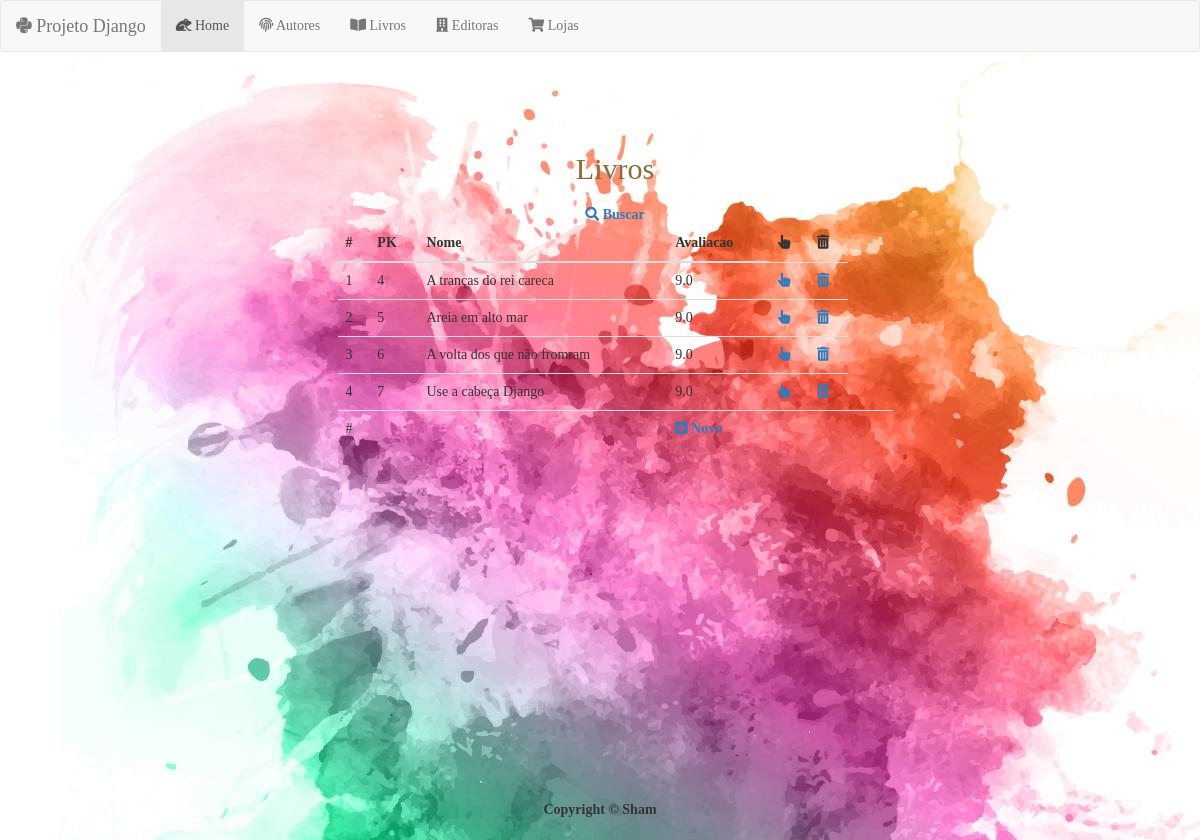
Screenshot of /livros/ with the database file from the repository.
### estoque/models.py (models this page shows, shortened)
class Livro(models.Model):
	nome = models.CharField(max_length=255)
	paginas = models.IntegerField(default = 100)
	preco = models.DecimalField(max_digits=10, decimal_places=2)
	avaliacao = models.FloatField()
	autores = models.ManyToManyField(Autor)
	editora = models.ForeignKey(Editora, on_delete=models.CASCADE)
	data_pub = models.DateField()

### estoque/views.py (the view)
# urls.py: path('livros/',views.LivroListView.as_view(), name='livro-list'),
class LivroListView(ListView):
	model = Livro
	templete_name = 'estoque/autor_list.html'

### estoque/templates/estoque/livro_list.html
{% extends 'estoque/base.html' %}
{% block content %}
<div class="container bg-white">
	<div class="text-center"><h2 class="text-warning title">Livros<h2></div>
			<div class="row text-center"><a href="{% url 'livro-search' %}"><i class="fas fa-search"></i><b> Buscar</b></a></div>
	<div class="row">
		<div class="col-lg-3 col-sm-3 col-md-3">
		</div>
		<div class="col-lg-6 col-sm-6 col-md-6">
			<table class="table">
				<thead>
					<tr>
						<th scope="col">#</th>
						<th scope="col">PK</th>
						<th scope="col">Nome</th>
						<th scope="col">Avaliacao</th>
						<td scope="col"><i class="fas fa-hand-pointer"></i></td>
						<td scope="col"><i class="fas fa-trash-alt"></i></td>
					</tr>
				</thead>
				<tbody>
					{% for obj in object_list %}
					<tr>
						<td scope="row">{{forloop.counter}}</td>
						<td>{{ obj.pk}}</td>
						<td> {{ obj.nome}} </td>
						<td> {{ obj.avaliacao }} </td>
						<td> <a href="{% url 'livro-update' obj.pk %}"><i class="fas fa-hand-pointer"></i></a> </td>
						<td> <a href="{% url 'livro-delete' obj.pk %}"><i class="fas fa-trash-alt"></a></td>
					</tr>
					{% endfor %}
					<tr>
						<td scope="row">#</td>
						<td></td>
						<td></td>
						<td colspan="6"><a href="{% url 'livro-create'%}"><i class="fas fa-plus-square"> Novo</i></a></td>
						<td></td>
						<td></td>
					</tr>
				</tbody>
			</table>
		</div>
		<div class="col-lg-3 col-sm-3 col-md-3"></div>
	</div>
</div>
{% endblock content %}

### estoque/static/css/styles.css (style rules this page uses)
body { background-image: url("/static/img/6320.jpg"); font-family: serif; }
html { position: relative; min-height: 100%; }
body { margin-bottom: 60px; }

### rows the page displays
Livro: pk "4", nome "A tranças do rei careca", avaliacao "9.0"
Livro: pk "5", nome "Areia em alto mar", avaliacao "9.0"
Livro: pk "6", nome "A volta dos que não fromram", avaliacao "9.0"
Livro: pk "7", nome "Use a cabeça Django", avaliacao "9.0"
